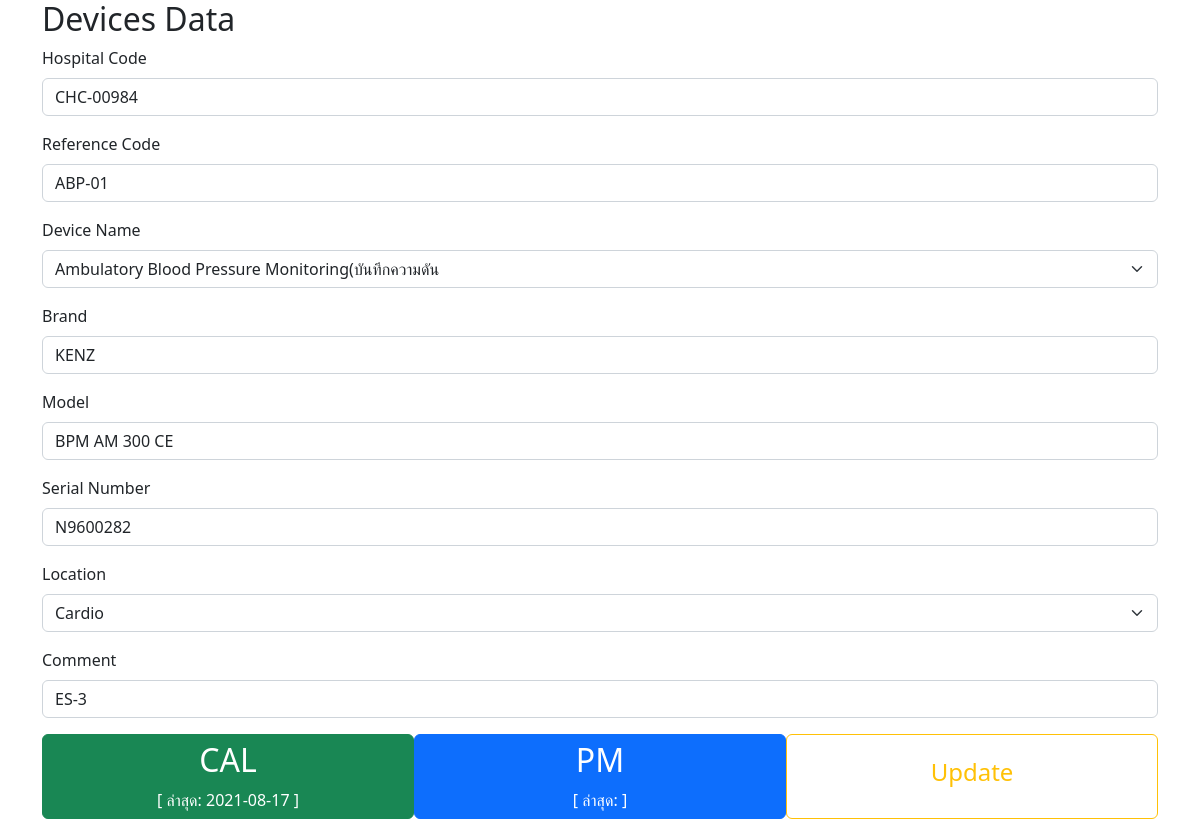
The app's page /device.php?id=CHC-00984, older data.
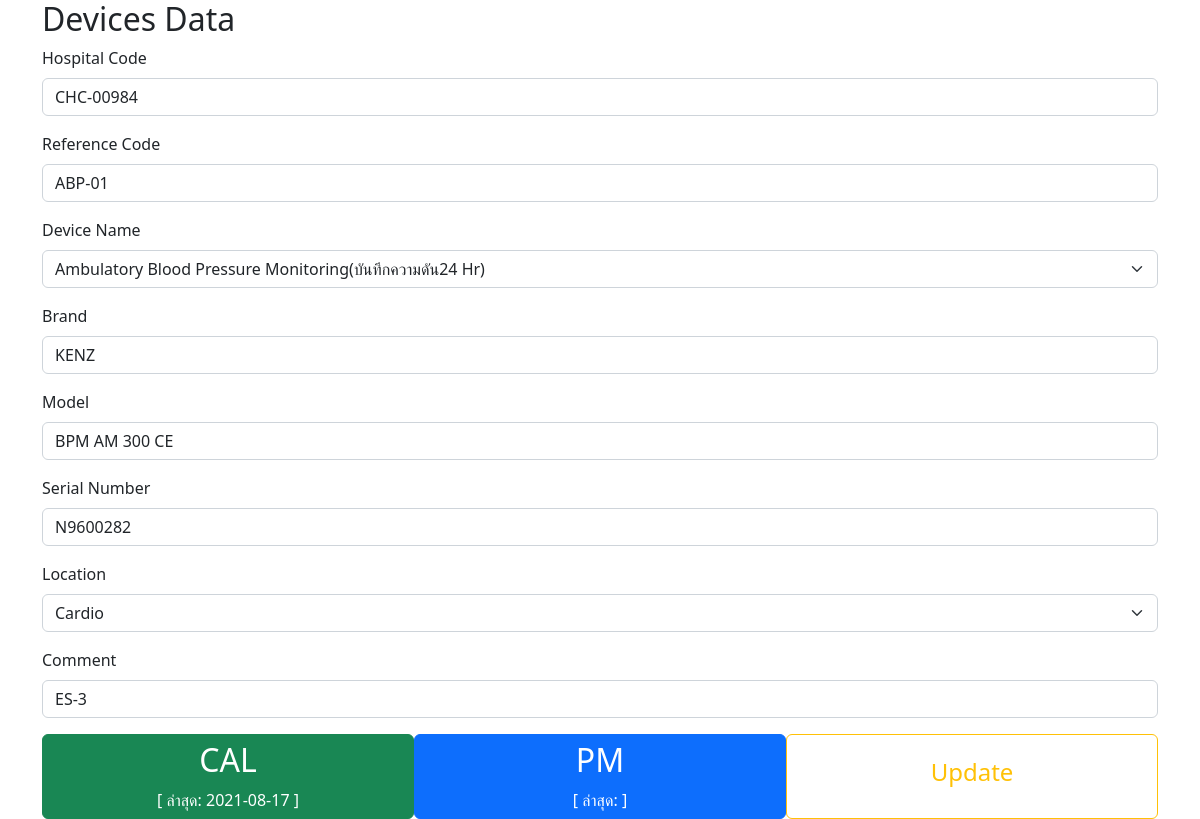
The same page, newer data.
### tables this page shows
CREATE TABLE cpy(
   ID      INTEGER  NOT NULL PRIMARY KEY AUTO_INCREMENT
  ,Code    VARCHAR(20) NOT NULL
  ,Ward    VARCHAR(50)
  ,Name    VARCHAR(100)
  ,Brand   VARCHAR(50)
  ,Model   VARCHAR(50)
  ,SN      VARCHAR(50)
  ,Ref     VARCHAR(50)
  ,Caldate DATE 
  ,Comment VARCHAR(200)
);

### device.php (the view, shortened to what this page needs)
<!DOCTYPE html>
<html lang="en">
<head>
    <link rel="stylesheet" href="https://cdn.jsdelivr.net/npm/bootstrap@5.2.0/dist/css/bootstrap.min.css" />
    <link rel="stylesheet" href="https://cdn.jsdelivr.net/npm/bootstrap-icons@1.7.2/font/bootstrap-icons.css" />
    <link rel="stylesheet" href="https://cdnjs.cloudflare.com/ajax/libs/font-awesome/4.7.0/css/font-awesome.min.css" />
</head>
<body>
    <?php
    include_once("conf.php");
    $conn = new mysqli($cpy_server, $cpy_user, $cpy_pass, $cpy_db);
    $device = $_GET['id'];
    $sql = "SELECT * FROM cpy WHERE Code = '" . $device . "'";
    $result = mysqli_query($conn, $sql);
    if ($row = mysqli_fetch_array($result)) {
        if ($row['Name'] == "Bedside Monitor" || $row['Name'] == "Vital Signs Monitor" || $row['Name'] == "Monitor(MRI)" || $row['Name'] == "Monitor CT") {
            $cal_selector = "bsm";
        } elseif ($row['Name'] == "Digital Blood Pressure" || $row['Name'] == "Ambulatory Blood Pressure Monitoring(บันทึกความดัน)") {
            $cal_selector = "nibp";
        } elseif ($row['Name'] == "Ankle brachial index(เครื่องตรวจสมรรถภาพหลอดเลือดแดง)") {
            $cal_selector = "cavi";
        } elseif ($row['Name'] == "Pulse Oximeter") {
            $cal_selector = "po";
        } elseif ($row['Name'] == "Electrocardiograph" || $row['Name'] == "Holter Recorder(บันทึกคลื่นไฟฟ้าหัวใจ)") {
            $cal_selector = "ecg";
        } elseif (
            $row['Name'] == "Blood warmer(เครื่องอุ่นสารให้เลือด)" || $row['Name'] == "Hypo / Hyperthermia" || $row['Name'] == "อ่างแช่พาราฟิน (Parafin Bath)"
            || $row['Name'] == "Cloth warmer(เครื่องอุ่นผ้า)" || $row['Name'] == "Hydrocollator(เครื่องต้มแผ่นให้ความร้อน)"
        ) {
            $cal_selector = "temp";
        } elseif ($row['Name'] == "Infant Incubator(ตู้อบเด็กทารก)" || $row['Name'] == "Infant Warmer (ช่วยเด็กแรกเกิด)" || $row['Name'] == "Radiant warmer(ให้ความอบอุ่นเด็กด้วยแสง)") {
            $cal_selector = "infant_incu";
        } elseif ($row['Name'] == "Centrifuge") {
            $cal_selector = "cen";
        } elseif ($row['Name'] == "Fetal Doppler" || $row['Name'] == "Fetal Monitor(เครื่องฟังเสียงหัวใจเด็ก)") {
            $cal_selector = "fetal";
        } elseif ($row['Name'] == "Electrosurgical Unit (ตัดจี้ด้วยไฟฟ้า)") {
            $cal_selector = "esu";
        } elseif ($row['Name'] == "Sphygmomanometer" || $row['Name'] == "Neopuff" || $row['Name'] == "Aspirators" || $row['Name'] == "Pressure Cuff" || $row['Name'] == "Vacuum Extractor (เครื่องช่วยคลอดโดยใช้แรงดูด)") {
            $cal_selector = "pressure";
        } elseif ($row['Name'] == "Spiro meter") {
            $cal_selector = "spiro";
        } elseif ($row['Name'] == "Traction (ชุดดึงคอและหลังอัตโนมัติ)") {
            $cal_selector = "traction";
        } elseif ($row['Name'] == "PaceMaker (เครื่องกระตุ้นหัวใจ)") {
            $cal_selector = "pace";
        } else {
            $cal_selector = "error";
        }
    ?>
        <form action="update_data.php" method="post">
            <div class="container">
                <h2>Devices Data</h2>
                <div class="mb-3">
                    <label for="hos_code" class="form-label">Hospital Code</label>
                    <input type="text" class="form-control" name="hosp_code" placeholder="CHC-00000" value="<?php echo $row['Code']; ?>" readonly>
                </div>
                <div class="mb-3">
                    <label for="ref_code" class="form-label">Reference Code</label>
                    <input type="text" class="form-control" name="ref_code" placeholder="CPY-XX-00" value="<?php echo $row['Ref']; ?>">
                </div>
                <div class="mb-3">
                    <label for="ref_code" class="form-label">Device Name</label>
                    <select name="name" class="form-select" aria-label="">
                        <option selected><?php echo $row['Name']; ?></option>
                    </select>
                </div>
                <div class="mb-3">
                    <label for="brand" class="form-label">Brand</label>
                    <input type="text" class="form-control" name="brand" placeholder="" value="<?php echo $row['Brand']; ?>">
                </div>
                <div class="mb-3">
                    <label for="model" class="form-label">Model</label>
                    <input type="text" class="form-control" name="model" placeholder="" value="<?php echo $row['Model']; ?>">
                </div>
                <div class="mb-3">
                    <label for="sn" class="form-label">Serial Number</label>
                    <input type="text" class="form-control" name="sn" placeholder="" value="<?php echo $row['SN']; ?>">
                </div>
                <div class="mb-3">
                    <label for="loc" class="form-label">Location</label>
                    <select name="loc" class="form-select" aria-label="">
                        <option selected><?php echo $row['Ward']; ?></option>
                    </select>
                </div>
                <div class="mb-3">
                    <label for="comment" class="form-label">Comment</label>
                    <input type="text" class="form-control" name="comment" placeholder="" value="<?php echo $row['Comment']; ?>">
                </div>
                <div class="d-flex justify-content-between">
                    <button type="button" class="btn btn-success col-4" onclick="window.open('cal_'+'<?php echo $cal_selector ?>'+'.php?Code='+'<?php echo $row['Code']; ?>')">
                        <h2>CAL</h2> [ ล่าสุด: <?php echo $row['Caldate']; ?> ]
                    </button>
                    <button type="button" class="btn btn-primary col-4" onclick="window.open('pm_'+'<?php echo $cal_selector ?>'+'.php?Code='+'<?php echo $row['Code']; ?>')">
                        <h2>PM</h2> [ ล่าสุด: <?php echo $row['PMdate']; ?> ]
                    </button>
                    <button type="submit" class="btn btn-outline-warning col-4"><h4>Update</h4></button>
                </div>
            </div>
        </form>
    <?php
    } else {
        echo "ไม่พบข้อมูล";
    }
    ?>
</body>
</html>

Row changes from the older to the newer data that the page shows:
changed cpy "CHC-00984": name "Ambulatory Blood Pressure Monitoring(บันทึกความดัน" → "Ambulatory Blood Pressure Monitoring(บันทึกความดัน24 Hr)"
